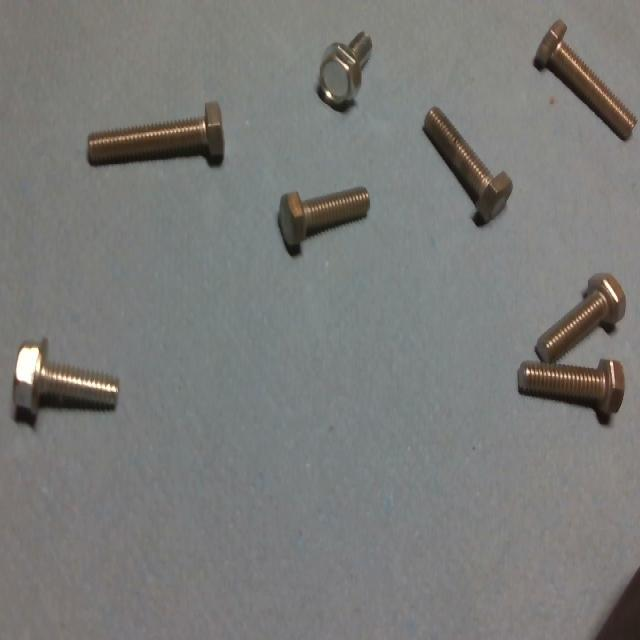
#> input picture Desafio_1/data/images/img1.jpg, 640 x 640 px; its folder holds only this picture in this run
$ jupyter execute analise_interativa_template_matching.ipynb
#> lines starting #> are read from the running program, lines starting #| are printed output that depends on the picture; after the words box and inside, x2 and y2 are one past the last pixel; in counts of white or black regions, pixels touching at a corner belong together; long printed decimals are rounded
### Desafio_1/solucoes/solucao_2_template_matching_interativo/solucao_2_template_matching_interativo.py
"""Count screws using a calibrated template and non-max suppression."""

from __future__ import annotations

import argparse
import csv
import sys
from pathlib import Path


IMAGE_SUFFIXES = {".jpg", ".jpeg", ".png", ".bmp", ".webp"}


# [9 lines left out: function require_cv2, not called in this run]


def iter_images(input_dir: Path) -> list[Path]:
    return sorted(
        path for path in input_dir.iterdir() if path.suffix.lower() in IMAGE_SUFFIXES
    )


def parse_box(value: str) -> tuple[int, int, int, int]:
    parts = [int(part.strip()) for part in value.split(",")]
    if len(parts) != 4:
        raise argparse.ArgumentTypeError("Use x,y,w,h")
    return tuple(parts)  # type: ignore[return-value]


# [22 lines left out: function load_template, not called in this run]


def nms(np, boxes, scores, overlap_threshold: float):
    if len(boxes) == 0:
        return []

    boxes_np = np.array(boxes, dtype=float)
    scores_np = np.array(scores, dtype=float)
    x1 = boxes_np[:, 0]
    y1 = boxes_np[:, 1]
    x2 = boxes_np[:, 0] + boxes_np[:, 2]
    y2 = boxes_np[:, 1] + boxes_np[:, 3]
    area = (x2 - x1 + 1) * (y2 - y1 + 1)
    order = scores_np.argsort()[::-1]

    keep = []
    while order.size > 0:
        i = order[0]
        keep.append(int(i))
        xx1 = np.maximum(x1[i], x1[order[1:]])
        yy1 = np.maximum(y1[i], y1[order[1:]])
        xx2 = np.minimum(x2[i], x2[order[1:]])
        yy2 = np.minimum(y2[i], y2[order[1:]])

        width = np.maximum(0.0, xx2 - xx1 + 1)
        height = np.maximum(0.0, yy2 - yy1 + 1)
        overlap = (width * height) / area[order[1:]]
        order = order[np.where(overlap <= overlap_threshold)[0] + 1]

    return keep


def match_image(cv2, np, image, template, args):
    image_gray = cv2.cvtColor(image, cv2.COLOR_BGR2GRAY)
    template_gray = cv2.cvtColor(template, cv2.COLOR_BGR2GRAY)
    boxes = []
    scores = []

    scales = [float(item) for item in args.scales.split(",")]
    for scale in scales:
        resized = cv2.resize(
            template_gray,
            None,
            fx=scale,
            fy=scale,
            interpolation=cv2.INTER_AREA if scale < 1 else cv2.INTER_CUBIC,
        )
        h, w = resized.shape[:2]
        if h >= image_gray.shape[0] or w >= image_gray.shape[1]:
            continue

        response = cv2.matchTemplate(image_gray, resized, cv2.TM_CCOEFF_NORMED)
        ys, xs = np.where(response >= args.threshold)
        for x, y in zip(xs, ys):
            boxes.append((int(x), int(y), int(w), int(h)))
            scores.append(float(response[y, x]))

    keep = nms(np, boxes, scores, args.nms_threshold)
    return [(boxes[index], scores[index]) for index in keep]


def annotate(cv2, image, matches):
    output = image.copy()
    for index, (box, score) in enumerate(matches, start=1):
        x, y, w, h = box
        cv2.rectangle(output, (x, y), (x + w, y + h), (0, 180, 0), 2)
        cv2.putText(
            output,
            f"{index}:{score:.2f}",
            (x, max(y - 5, 12)),
            cv2.FONT_HERSHEY_SIMPLEX,
            0.42,
            (0, 120, 255),
            1,
            cv2.LINE_AA,
        )
    cv2.putText(
        output,
        f"count={len(matches)}",
        (12, 28),
        cv2.FONT_HERSHEY_SIMPLEX,
        0.75,
        (0, 0, 255),
        2,
        cv2.LINE_AA,
    )
    return output


# [44 lines left out: function run, not called in this run]


def parse_args(argv: list[str] | None = None):
    script_dir = Path(__file__).resolve().parent
    default_input = script_dir.parent.parent / "data" / "images"
    parser = argparse.ArgumentParser(description=__doc__)
    parser.add_argument("--input-dir", default=str(default_input))
    parser.add_argument("--output-dir", default=str(script_dir / "resultados" / "template_matching"))
    parser.add_argument("--reference-image", default="")
    parser.add_argument("--template-image", default="")
    parser.add_argument("--template-box", type=parse_box, default=None, help="ROI as x,y,w,h")
    parser.add_argument("--threshold", type=float, default=0.62)
    parser.add_argument("--nms-threshold", type=float, default=0.25)
    parser.add_argument("--review-score", type=float, default=0.70)
    parser.add_argument("--scales", default="0.75,0.9,1.0,1.1,1.25")
    return parser.parse_args(argv)


# [2 lines that do not run on import are left out]

### Desafio_1/solucoes/solucao_2_template_matching_interativo/analise_interativa_template_matching.ipynb
# Análise interativa - Solução 2 Template Matching

**Autor:** Manoel Furtado
**Objetivo:** estudar a contagem de parafusos por template matching implementada em `solucao_2_template_matching_interativo.py`.

Este notebook foi montado para o estudante testar:

1. escolha de uma região de template;
2. resposta do `cv2.matchTemplate`;
3. efeito do limiar de correlação;
4. efeito de escalas diferentes do template;
5. redução de duplicatas com non-max suppression;
6. execução em todas as imagens do Desafio 1.

## 1. Importações e caminhos

A célula localiza a pasta da solução e importa as funções do script original.

[cell 1]
import sys
from pathlib import Path

import cv2
import matplotlib.pyplot as plt
import numpy as np

SCRIPT_NAME = 'solucao_2_template_matching_interativo.py'

def find_solution_dir(script_name):
    start = Path.cwd().resolve()
    for candidate in [start, *start.parents]:
        if (candidate / script_name).exists():
            return candidate
    matches = list(start.rglob(script_name))
    if not matches:
        raise FileNotFoundError(f'Não encontrei {script_name} a partir de {start}')
    return matches[0].parent

SOLUTION_DIR = find_solution_dir(SCRIPT_NAME)
DESAFIO_DIR = SOLUTION_DIR.parents[1]
INPUT_DIR = DESAFIO_DIR / 'data' / 'images'
OUTPUT_DIR = SOLUTION_DIR / 'resultados' / 'template_matching'

sys.path.insert(0, str(SOLUTION_DIR))

from solucao_2_template_matching_interativo import annotate, iter_images, match_image, nms, parse_args, run

print('Solução:', SOLUTION_DIR)
print('Imagens:', INPUT_DIR)
print('Saída  :', OUTPUT_DIR)

## 2. Escolha da imagem de referência

Primeiro exibimos a imagem com eixos. Use as coordenadas do gráfico para definir uma caixa que contenha um único parafuso bem isolado.

[cell 2]
image_paths = iter_images(INPUT_DIR)
print('Imagens encontradas:', len(image_paths))
for index, path in enumerate(image_paths):
    print(index, path.name)

reference_index = 0
reference_path = image_paths[reference_index]
reference_bgr = cv2.imread(str(reference_path))
#> reference_bgr is the input picture: shape (640, 640, 3); mean B, G, R 120.2, 122.5, 122.1
if reference_bgr is None:
    raise ValueError(f'Não consegui ler {reference_path}')

plt.figure(figsize=(10, 8))
plt.imshow(cv2.cvtColor(reference_bgr, cv2.COLOR_BGR2RGB))
plt.title(f'Referência: {reference_path.name}')
plt.xlabel('x')
plt.ylabel('y')
plt.grid(color='yellow', linewidth=0.4)
plt.show()

print('Dimensão:', reference_bgr.shape)
#| Dimensão: (640, 640, 3)

## 3. Definição do template

Ajuste `template_box = (x, y, w, h)` até o recorte mostrar apenas um parafuso representativo. Esse é o ponto mais importante da solução.

[cell 3]
template_box = (40, 40, 80, 80)

x, y, w, h = template_box
template_bgr = reference_bgr[y:y + h, x:x + w].copy()
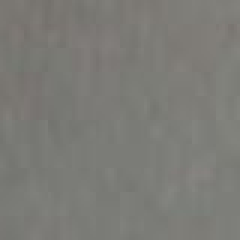
#> template_bgr: shape (80, 80, 3) (shown 3 times larger); mean B, G, R 118.5, 123.4, 123.8
if template_bgr.size == 0:
    raise ValueError('Template vazio. Ajuste template_box.')

view = reference_bgr.copy()
cv2.rectangle(view, (x, y), (x + w, y + h), (0, 0, 255), 3)
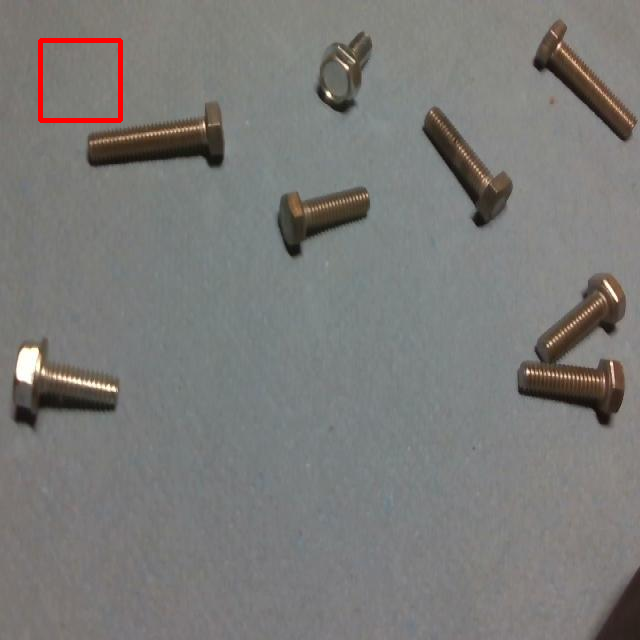
#> view: shape (640, 640, 3); 0.39% of pixels changed, all inside (x1, y1, x2, y2) = (38, 38, 123, 123)

fig, axes = plt.subplots(1, 2, figsize=(12, 5))
axes[0].imshow(cv2.cvtColor(view, cv2.COLOR_BGR2RGB))
axes[0].set_title('Template marcado')
axes[0].axis('off')
axes[1].imshow(cv2.cvtColor(template_bgr, cv2.COLOR_BGR2RGB))
axes[1].set_title('Template recortado')
axes[1].axis('off')
plt.tight_layout()
plt.show()
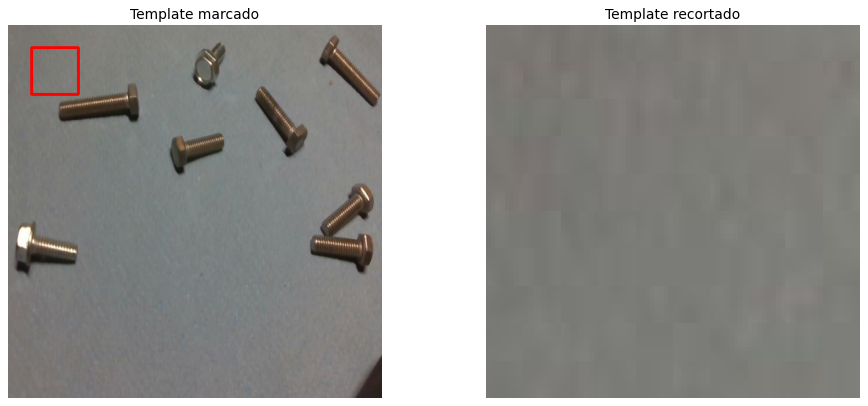
#> figure drawn by matplotlib, 2 panels

print('template_box:', template_box)
print('template shape:', template_bgr.shape)
#| template shape: (80, 80, 3)

## 4. Resposta do matchTemplate em uma escala

O mapa de resposta mostra onde o template se parece mais com a imagem. Regiões claras indicam maior correlação.

[cell 4]
target_index = 0
target_path = image_paths[target_index]
target_bgr = cv2.imread(str(target_path))

scale = 1.0
template_gray = cv2.cvtColor(template_bgr, cv2.COLOR_BGR2GRAY)
target_gray = cv2.cvtColor(target_bgr, cv2.COLOR_BGR2GRAY)
resized_template = cv2.resize(template_gray, None, fx=scale, fy=scale, interpolation=cv2.INTER_AREA if scale < 1 else cv2.INTER_CUBIC)
response = cv2.matchTemplate(target_gray, resized_template, cv2.TM_CCOEFF_NORMED)
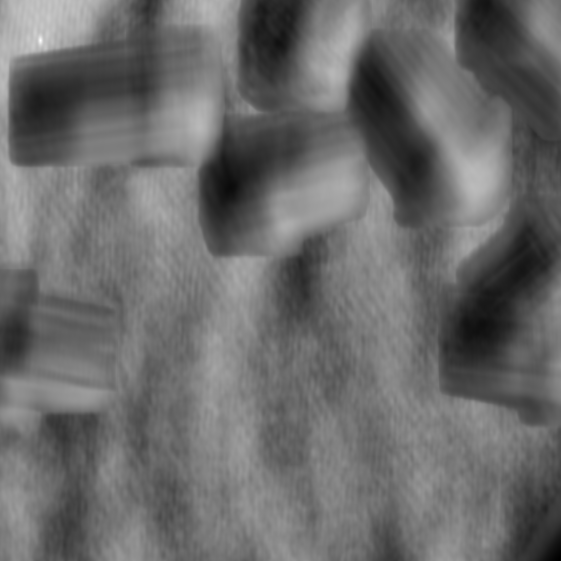
#> response: shape (561, 561) float32; min -0.584, max 1, mean 0.0833; drawn with min black and max white

print('Imagem alvo:', target_path.name)
print('Resposta mínima/máxima:', float(response.min()), float(response.max()))
#| Resposta mínima/máxima: -0.5839 1.0

fig, axes = plt.subplots(1, 2, figsize=(14, 5))
axes[0].imshow(cv2.cvtColor(target_bgr, cv2.COLOR_BGR2RGB))
axes[0].set_title('Imagem alvo')
axes[0].axis('off')
im = axes[1].imshow(response, cmap='magma')
axes[1].set_title('Mapa de correlação')
axes[1].axis('off')
plt.colorbar(im, ax=axes[1], fraction=0.046, pad=0.04)
plt.tight_layout()
plt.show()
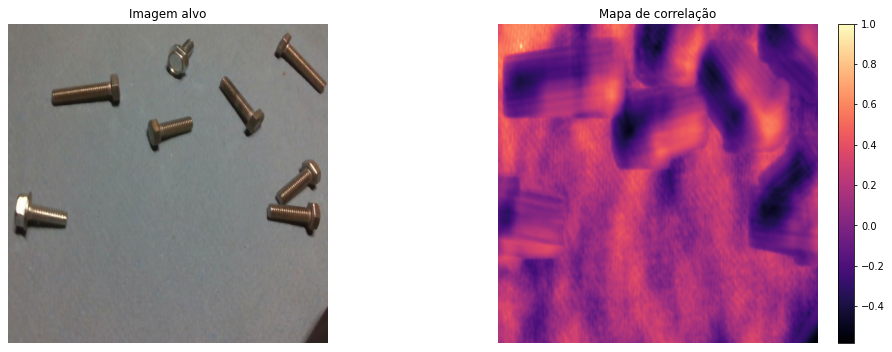
#> figure drawn by matplotlib, 3 panels

## 5. Parâmetros de detecção

`threshold` filtra respostas fracas. `nms_threshold` controla quanto duas caixas podem se sobrepor antes de uma ser removida.

[cell 5]
threshold = 0.62
nms_threshold = 0.25
scales = '0.75,0.9,1.0,1.1,1.25'
review_score = 0.70

args = parse_args([
    '--input-dir', str(INPUT_DIR),
    '--output-dir', str(OUTPUT_DIR),
    '--reference-image', str(reference_path),
    '--template-box', ','.join(map(str, template_box)),
    '--threshold', str(threshold),
    '--nms-threshold', str(nms_threshold),
    '--review-score', str(review_score),
    '--scales', scales,
])

matches = match_image(cv2, np, target_bgr, template_bgr, args)
#> the loop in match_image, `for scale in scales:` made 5 passes
#> pass 1, in match_image, `response = cv2.matchTemplate(image_gray, resized, cv2.TM_CCOEFF_NORMED)`:
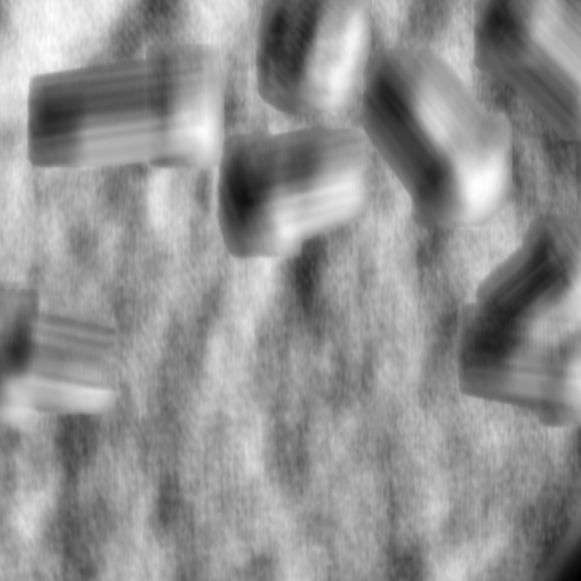
#> response: shape (581, 581) float32; min -0.682, max 0.642, mean 0.0751; drawn with min black and max white
#> pass 2, in match_image, `response = cv2.matchTemplate(image_gray, resized, cv2.TM_CCOEFF_NORMED)`:
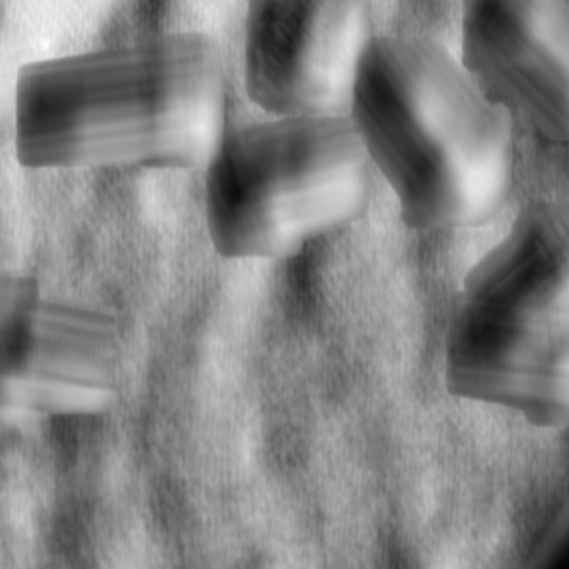
#> response: shape (569, 569) float32; min -0.627, max 0.743, mean 0.082; drawn with min black and max white
#> after the loop in match_image, `for scale in scales:`: boxes = 2633 items, first 6: (51, 14, 60, 60), (52, 14, 60, 60), (51, 15, 60, 60), (52, 15, 60, 60), (50, 16, 60, 60), (51, 16, 60, 60); scores = 2633 values, max 1 at index 987, min 0.62 at index 1020, mean 0.645
#> in nms, `boxes_np = np.array(boxes, dtype=float)`: boxes_np = 2633 rows, first 6: [51, 14, 60, 60], [52, 14, 60, 60], [51, 15, 60, 60], [52, 15, 60, 60], [50, 16, 60, 60], [51, 16, 60, 60]
#> in nms, `scores_np = np.array(scores, dtype=float)`: scores_np has the same summary as scores in match_image
#> in nms, `x1 = boxes_np[:, 0]`: x1 = 2633 values, max 489 at index 48, min 8 at index 2275, mean 67.89
#> in nms, `y1 = boxes_np[:, 1]`: y1 = 2633 values, max 195 at index 225, min 0 at index 226, mean 33.59
#> in nms, `x2 = boxes_np[:, 0] + boxes_np[:, 2]`: x2 = 2633 values, max 549 at index 48, min 103 at index 24, mean 153.4
#> in nms, `y2 = boxes_np[:, 1] + boxes_np[:, 3]`: y2 = 2633 values, max 255 at index 225, min 72 at index 226, mean 119.1
#> in nms, `area = (x2 - x1 + 1) * (y2 - y1 + 1)`: area = 2633 values from 3721 to 10201
#> in nms, `order = scores_np.argsort()[::-1]`: order = 2633 values, max 2632 at index 2159, min 0 at index 2534, mean 1316
#> the loop in nms, `while order.size > 0:` made 3 passes
#> i on pass 1: 987
#> after the loop in nms, `while order.size > 0:`: keep = [987, 118, 39]; order = empty array
#> in match_image, `keep = nms(np, boxes, scores, args.nms_threshold)`: keep = [987, 118, 39]
#> matches = [((40, 40, 80, 80), 1), ((477, 184, 60, 60), 0.64), ((203, 131, 60, 60), 0.625)]
annotated = annotate(cv2, target_bgr, matches)
#> the loop in annotate, `for index, (box, score) in enumerate(matches, start=1):` made 3 passes
#> (score, x, y, w, h) on passes 1 to 3: (1, 40, 40, 80, 80), (0.64, 477, 184, 60, 60), (0.625, 203, 131, 60, 60)
#> after the loop in annotate, `for index, (box, score) in enumerate(matches, start=1):`:
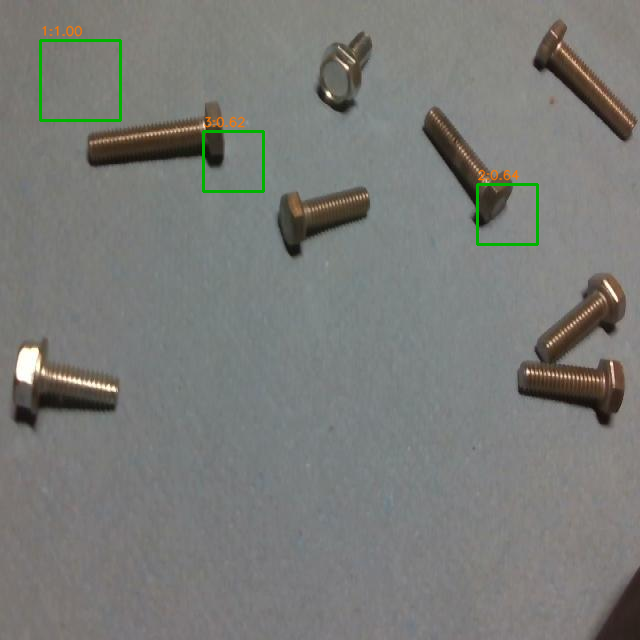
#> output: shape (640, 640, 3); 0.79% of pixels changed, all inside (x1, y1, x2, y2) = (39, 25, 539, 246)
#> in annotate, `cv2.putText( output, f"count={len(matches)}", (12, 28), cv2.FONT_HERSH..`:
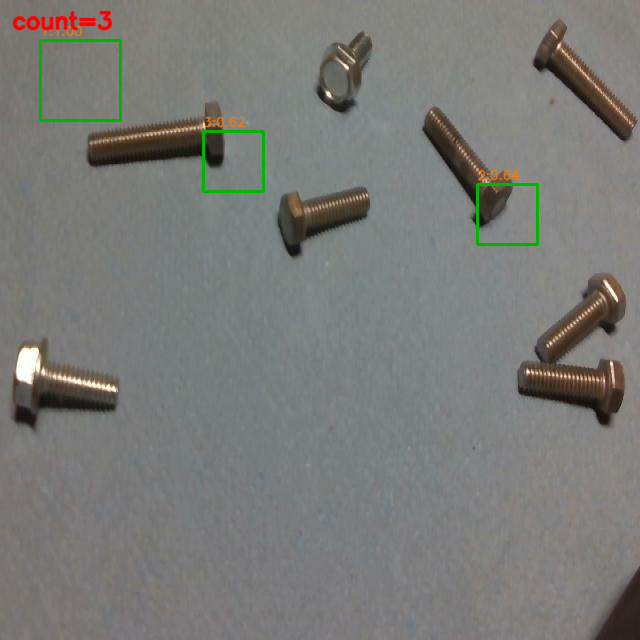
#> output: shape (640, 640, 3); 0.28% of pixels changed, all inside (x1, y1, x2, y2) = (12, 10, 113, 31)

plt.figure(figsize=(10, 8))
plt.imshow(cv2.cvtColor(annotated, cv2.COLOR_BGR2RGB))
plt.title(f'{target_path.name}: {len(matches)} matches')
plt.axis('off')
plt.show()

print('Matches:', len(matches))
#| Matches: 3
print('Scores:', [round(score, 3) for _, score in matches[:20]])
#| Scores: [1.0, 0.64, 0.625]

## 6. Entendendo o NMS

Antes do NMS, muitos pontos próximos podem passar do limiar para o mesmo parafuso. O NMS mantém os melhores e remove duplicatas muito sobrepostas.

[cell 6]
single_scale_threshold = threshold
h, w = resized_template.shape[:2]
ys, xs = np.where(response >= single_scale_threshold)
#> ys = 477 values from 0 to 49; xs = 477 values, max 60 at index 46, min 27 at index 295, mean 39.89
raw_boxes = [(int(x), int(y), int(w), int(h)) for x, y in zip(xs, ys)]
#> raw_boxes = 477 items, first 6: (38, 0, 80, 80), (44, 0, 80, 80), (55, 0, 80, 80), (56, 0, 80, 80), (37, 1, 80, 80), (38, 1, 80, 80)
raw_scores = [float(response[y, x]) for x, y in zip(xs, ys)]
#> raw_scores = 477 values, max 1 at index 377, min 0.62 at index 410, mean 0.653
keep = nms(np, raw_boxes, raw_scores, nms_threshold)
#> in nms (call 2), `boxes_np = np.array(boxes, dtype=float)`: boxes_np = 477 rows, first 6: [38, 0, 80, 80], [44, 0, 80, 80], [55, 0, 80, 80], [56, 0, 80, 80], [37, 1, 80, 80], [38, 1, 80, 80]
#> the loop in nms (call 2), `while order.size > 0:` made 1 pass
#> i on pass 1: 377
#> keep = [377]

print('Candidatos antes do NMS:', len(raw_boxes))
#| Candidatos antes do NMS: 477
print('Candidatos depois do NMS:', len(keep))
#| Candidatos depois do NMS: 1
print('Melhores scores:', sorted([raw_scores[i] for i in keep], reverse=True)[:10])
#| Melhores scores: [1.0]

## 7. Comparação de thresholds

Aumentar o threshold reduz falsos positivos, mas pode perder parafusos com iluminação ou escala diferente.

[cell 7]
thresholds = [0.50, 0.55, 0.60, 0.65, 0.70, 0.75]

for value in thresholds:
    test_args = parse_args([
        '--input-dir', str(INPUT_DIR),
        '--output-dir', str(OUTPUT_DIR),
        '--threshold', str(value),
        '--nms-threshold', str(nms_threshold),
        '--scales', scales,
    ])
    found = match_image(cv2, np, target_bgr, template_bgr, test_args)
    avg_score = sum(score for _, score in found) / len(found) if found else 0.0
    print(f'threshold={value:.2f} -> count={len(found):2d} avg_score={avg_score:.3f}')
#> this loop made 6 passes
#> avg_score on passes 1 to 6: 0.603, 0.628, 0.755, 1, 1, 1
#> (printed output is left out)

## 8. Comparação de escalas

Quando os parafusos aparecem em tamanhos diferentes, múltiplas escalas aumentam a chance de detecção.

[cell 8]
scale_options = [
    '1.0',
    '0.9,1.0,1.1',
    '0.75,0.9,1.0,1.1,1.25',
    '0.6,0.75,0.9,1.0,1.1,1.25,1.4',
]

for scale_text in scale_options:
    test_args = parse_args([
        '--input-dir', str(INPUT_DIR),
        '--output-dir', str(OUTPUT_DIR),
        '--threshold', str(threshold),
        '--nms-threshold', str(nms_threshold),
        '--scales', scale_text,
    ])
    found = match_image(cv2, np, target_bgr, template_bgr, test_args)
    print(f'scales={scale_text:<35} -> count={len(found)}')
#> this loop made 4 passes
#> found on passes 1 to 2: [((40, 40, 80, 80), 1)], [((40, 40, 80, 80), 1)]
#> (printed output is left out)

## 9. Rodar em todas as imagens sem salvar

Esta célula calcula contagens em memória. É útil para ajustar parâmetros antes de chamar o script completo.

[cell 9]
rows = []
for path in image_paths:
    image = cv2.imread(str(path))
    found = match_image(cv2, np, image, template_bgr, args)
#> in nms (call 13), `boxes_np = np.array(boxes, dtype=float)`: boxes_np = 2633 rows, first 6: [51, 14, 60, 60], [52, 14, 60, 60], [51, 15, 60, 60], [52, 15, 60, 60], [50, 16, 60, 60], [51, 16, 60, 60]
#> found has the same summary as matches
    avg_score = sum(score for _, score in found) / len(found) if found else 0.0
#> avg_score = 0.755
    rows.append({'image': path.name, 'count': len(found), 'avg_score': round(avg_score, 4), 'needs_review': avg_score < review_score or len(found) == 0})

for row in rows:
    print(row)
#> this loop made 1 pass
#| {'image': 'img1.jpg', 'count': 3, 'avg_score': 0.7548, 'needs_review': False}

## 10. Execução do script completo

Esta célula salva as imagens anotadas, o template usado e o CSV de contagens. Por padrão fica desligada.

[cell 10]
execute_run = False

args_run = parse_args([
    '--input-dir', str(INPUT_DIR),
    '--output-dir', str(OUTPUT_DIR),
    '--reference-image', str(reference_path),
    '--template-box', ','.join(map(str, template_box)),
    '--threshold', str(threshold),
    '--nms-threshold', str(nms_threshold),
    '--review-score', str(review_score),
    '--scales', scales,
])
